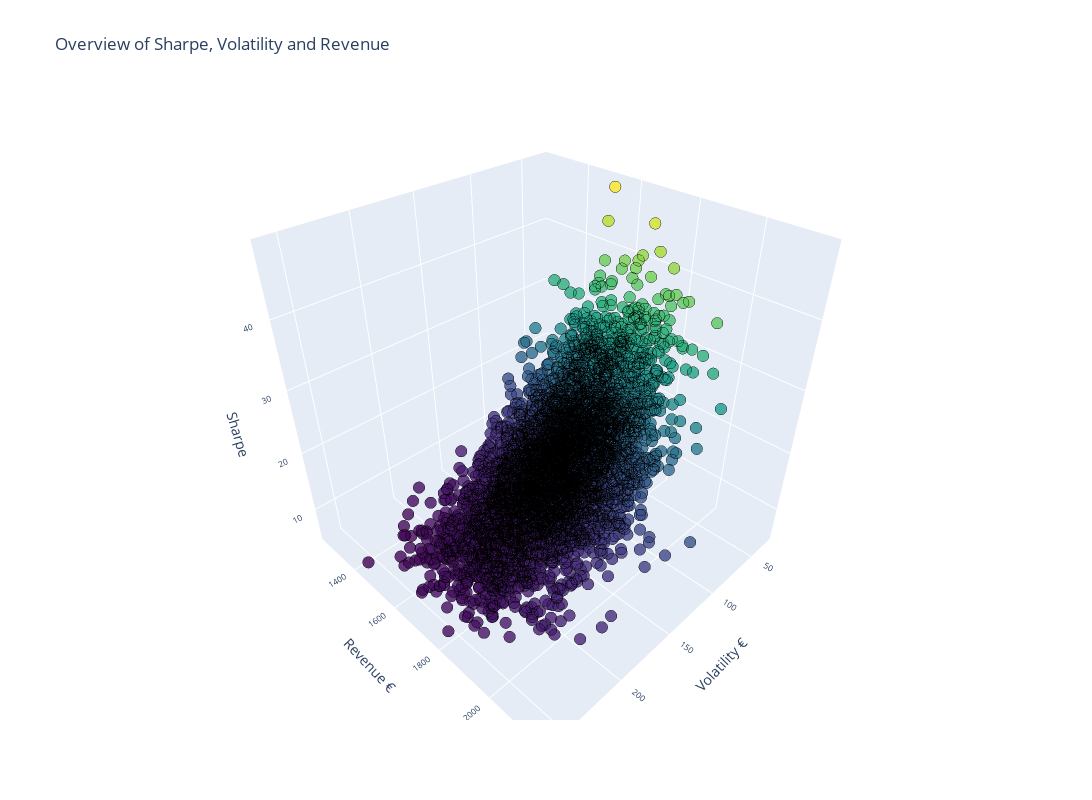

This figure's notebook cell:
### Code cell
scatter3d_trace = go.Scatter3d(
    x=portfolio["Volatility"],
    y=portfolio["Revenue"],
    z=portfolio["Sharpe"],
    mode='markers',
    marker=dict(
        size=4,                    
        color=portfolio["Sharpe"],                   
        colorscale='Viridis',      
        opacity=0.8,
        line=dict(width=0.5, color='black') 
    )
)

layout = go.Layout(
    title='Overview of Sharpe, Volatility and Revenue',
    scene=dict(
        xaxis=dict(title='Volatility'),
        yaxis=dict(title='Revenue'),
        zaxis=dict(title='Sharpe')
    )
)

fig = go.Figure(data=[scatter3d_trace], layout=layout)

fig.update_layout(
    width=1200,  
    height=800,  
    scene=dict(
        xaxis=dict(title='Volatility €', tickfont=dict(size=10)),  # Adjust axis label font size
        yaxis=dict(title='Revenue €', tickfont=dict(size=10)),      # Adjust axis label font size
        zaxis=dict(title='Sharpe', tickfont=dict(size=10)),  # Adjust axis label font size
        camera_eye=dict(x=1.2, y=1.2, z=1.2)  # Adjust camera position
    ),
)
fig

### Figure 1 — Plotly figure (JSON) as saved in the notebook; plotly's stock layout.template omitted (floating-point values rounded to 4 significant figures; data arrays with more than 128 entries replaced by an {"elided": "..."} marker saying what was removed)
{"data": [{"marker": {"color": {"elided": "5000 float values"}, "colorscale": [[0, "#440154"], [0.1111, "#482878"], [0.2222, "#3e4989"], [0.3333, "#31688e"], [0.4444, "#26828e"], [0.5556, "#1f9e89"], [0.6667, "#35b779"], [0.7778, "#6ece58"], [0.8889, "#b5de2b"], [1, "#fde725"]], "line": {"color": "black", "width": 0.5}, "opacity": 0.8, "size": 4}, "mode": "markers", "type": "scatter3d", "x": {"elided": "5000 float values"}, "y": {"elided": "5000 float values"}, "z": {"elided": "5000 float values"}}], "layout": {"height": 800, "scene": {"camera": {"eye": {"x": 1.2, "y": 1.2, "z": 1.2}}, "xaxis": {"tickfont": {"size": 10}, "title": {"text": "Volatility €"}}, "yaxis": {"tickfont": {"size": 10}, "title": {"text": "Revenue €"}}, "zaxis": {"tickfont": {"size": 10}, "title": {"text": "Sharpe"}}}, "title": {"text": "Overview of Sharpe, Volatility and Revenue"}, "width": 1200}}
